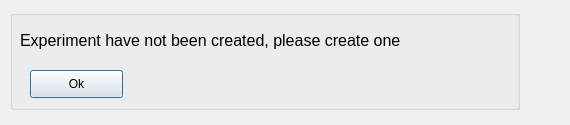
<?xml version="1.0" encoding="UTF-8"?>
<ui version="4.0">
 <class>Dialog</class>
 <widget class="QDialog" name="Dialog">
  <property name="geometry">
   <rect>
    <x>0</x>
    <y>0</y>
    <width>570</width>
    <height>125</height>
   </rect>
  </property>
  <property name="windowTitle">
   <string>Dialog</string>
  </property>
  <widget class="QGroupBox" name="groupBox">
   <property name="geometry">
    <rect>
     <x>10</x>
     <y>10</y>
     <width>510</width>
     <height>100</height>
    </rect>
   </property>
   <property name="title">
    <string/>
   </property>
   <widget class="QLabel" name="label">
    <property name="geometry">
     <rect>
      <x>10</x>
      <y>10</y>
      <width>491</width>
      <height>41</height>
     </rect>
    </property>
    <property name="text">
     <string>&lt;html&gt;&lt;head/&gt;&lt;body&gt;&lt;p&gt;&lt;span style=&quot; font-size:12pt;&quot;&gt;Experiment have not been created, please create one&lt;/span&gt;&lt;/p&gt;&lt;/body&gt;&lt;/html&gt;</string>
    </property>
   </widget>
   <widget class="QPushButton" name="pushButtonPopUpExperimentNotLoad">
    <property name="geometry">
     <rect>
      <x>20</x>
      <y>60</y>
      <width>93</width>
      <height>28</height>
     </rect>
    </property>
    <property name="text">
     <string>Ok</string>
    </property>
   </widget>
  </widget>
 </widget>
 <resources/>
 <connections/>
</ui>
